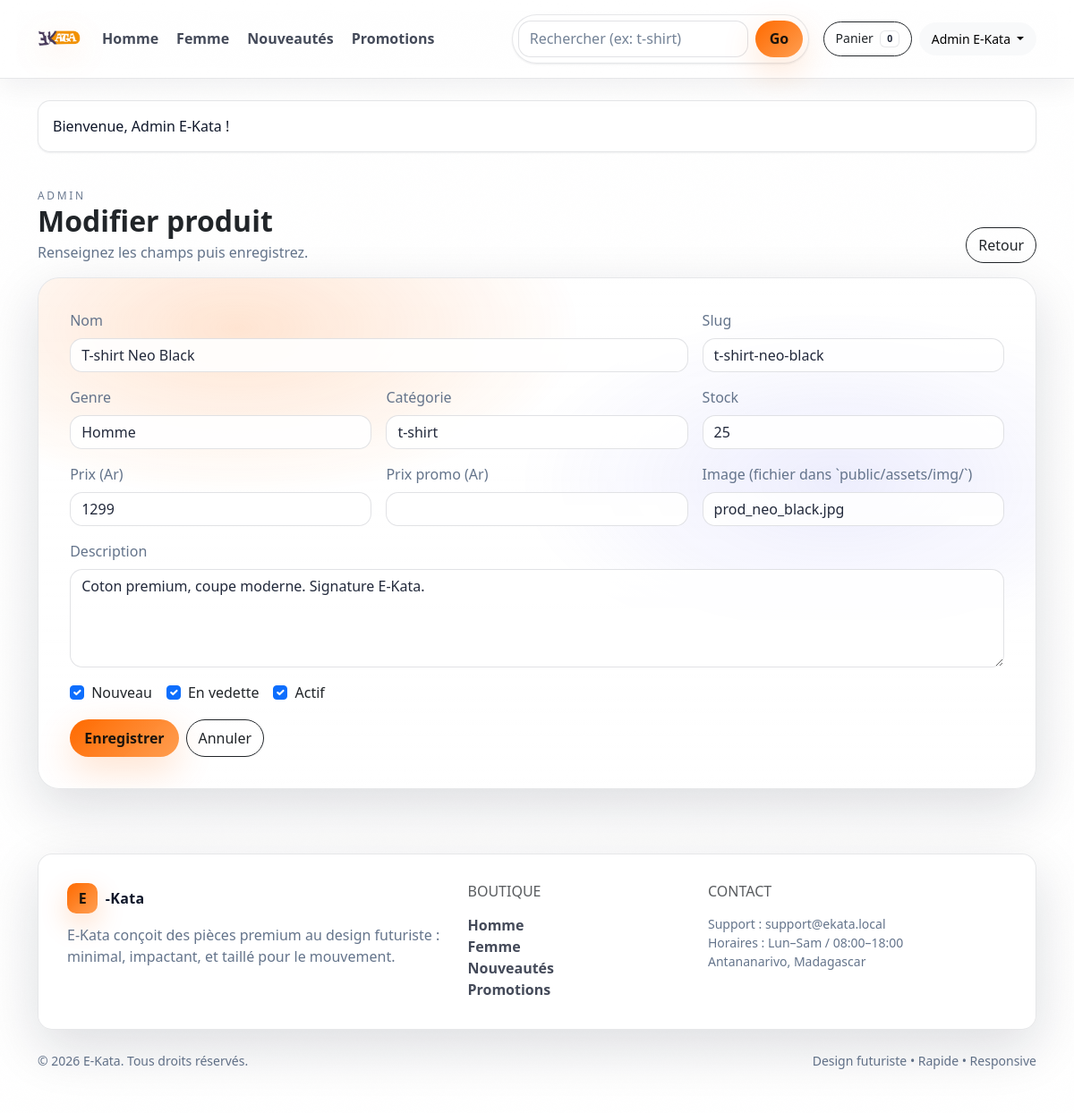
The app's page /public/index.php?c=admin&a=product_edit&id=1 (signed in) with its own data.
### tables this page shows
CREATE TABLE products (
  id INT UNSIGNED NOT NULL AUTO_INCREMENT,
  name VARCHAR(200) NOT NULL,
  slug VARCHAR(220) NOT NULL,
  gender ENUM('homme','femme','unisex') NOT NULL DEFAULT 'unisex',
  category VARCHAR(80) NOT NULL,  
  description TEXT NULL,
  price_cents INT UNSIGNED NOT NULL,
  promo_price_cents INT UNSIGNED NULL,
  stock INT NOT NULL DEFAULT 0,
  is_new TINYINT(1) NOT NULL DEFAULT 0,
  is_featured TINYINT(1) NOT NULL DEFAULT 0,
  image VARCHAR(255) NULL,
  is_active TINYINT(1) NOT NULL DEFAULT 1,
  created_at TIMESTAMP NOT NULL DEFAULT CURRENT_TIMESTAMP,
  updated_at TIMESTAMP NULL DEFAULT NULL ON UPDATE CURRENT_TIMESTAMP,
  PRIMARY KEY (id),
  UNIQUE KEY uniq_products_slug (slug),
  KEY idx_products_gender (gender),
  KEY idx_products_category (category),
  KEY idx_products_active (is_active)
);

### app/core/Controller.php (called while the page is built, shortened)
<?php
abstract class Controller
{
    protected function view(string $path, array $data = []): void
    {
        extract($data, EXTR_SKIP);
        require __DIR__ . '/../views/' . $path . '.php';
    }
}

### app/controllers/AdminController.php (called while the page is built, shortened)
<?php
final class AdminController extends Controller
{
    public function product_edit(): void
    {
        $id = (int)($_GET['id'] ?? 0);
        $product = $id ? Product::adminFind($id) : null;
        $this->view('admin/product_form', compact('product', 'title'));
    }
}

### public/index.php (called while the page is built, shortened)
<?php
require_once __DIR__ . '/../app/core/helpers.php';
require_once __DIR__ . '/../app/core/Database.php';
require_once __DIR__ . '/../app/core/Controller.php';
spl_autoload_register(function ($class) {
    $class = ltrim($class, '\\');
    $paths = [
        __DIR__ . '/../app/controllers/' . $class . '.php',
        __DIR__ . '/../app/models/' . $class . '.php',
        __DIR__ . '/../app/core/' . $class . '.php',
    ];
    foreach ($paths as $p) {
        if (file_exists($p)) { require_once $p; return; }
    }
});
$actionName = (string)($_GET['a'] ?? 'index');
$actionMethod = strtolower($actionName);
try {
    $controller = new $controllerClass();
    $controller->$actionMethod();
} catch (Throwable $e) {
    http_response_code(404);
    $message = $e->getMessage();
    include __DIR__ . '/../app/views/errors/404.php';
}

### app/core/helpers.php (called while the page is built, shortened)
<?php
function base_url(string $path = ''): string
{
    $path = ltrim($path, '/');
    return rtrim(BASE_URL, '/') . '/' . $path;
}
function e(string $value): string
{
    return htmlspecialchars($value, ENT_QUOTES, 'UTF-8');
}

### app/core/Database.php (called while the page is built, shortened)
<?php
final class Database
{
    private static ?PDO $pdo = null;
    public static function pdo(): PDO
    {
        $dsn = 'mysql:host=' . DB_HOST . ';dbname=' . DB_NAME . ';charset=' . DB_CHARSET;
        $pdo = new PDO($dsn, DB_USER, DB_PASS, [
            PDO::ATTR_ERRMODE => PDO::ERRMODE_EXCEPTION,
            PDO::ATTR_DEFAULT_FETCH_MODE => PDO::FETCH_ASSOC,
            PDO::ATTR_EMULATE_PREPARES => false,
        ]);
        self::$pdo = $pdo;
        return self::$pdo;
    }
}

### app/models/Product.php (called while the page is built, shortened)
<?php
final class Product
{
    public static function adminFind(int $id): ?array
    {
        $stmt = Database::pdo()->prepare("SELECT * FROM products WHERE id=:id");
        $stmt->execute([':id' => $id]);
        $row = $stmt->fetch();
        return $row ?: null;
    }
}

### app/views/admin/product_form.php (the view, shortened to what this page needs)
<?php
require __DIR__ . '/../partials/header.php';
$isEdit = !empty($product);
$action = $isEdit ? base_url('index.php?c=admin&a=product_edit&id=' . (int)$product['id']) : base_url('index.php?c=admin&a=product_new');
?>
<div class="container py-4">
  <div class="d-flex flex-column flex-lg-row justify-content-between align-items-start align-items-lg-end gap-3 mb-3 reveal">
    <div>
      <div class="eyebrow">ADMIN</div>
      <h1 class="h2 fw-bold mb-1"><?= $isEdit ? 'Modifier produit' : 'Ajouter produit' ?></h1>
      <div class="text-secondary">Renseignez les champs puis enregistrez.</div>
    </div>
    <a class="btn btn-outline-dark btn-soft" href="<?= e(base_url('index.php?c=admin&a=products')) ?>">Retour</a>
  </div>
  <div class="hero-card reveal">
    <form method="post" action="<?= e($action) ?>" class="row g-3">
      <div class="col-12 col-md-8">
        <label class="form-label text-secondary">Nom</label>
        <input class="form-control" name="name" required value="<?= e((string)($product['name'] ?? '')) ?>" placeholder="Ex: T-shirt Neo Black">
      </div>
      <div class="col-12 col-md-4">
        <label class="form-label text-secondary">Slug</label>
        <input class="form-control" name="slug" required value="<?= e((string)($product['slug'] ?? '')) ?>" placeholder="t-shirt-neo-black">
      </div>
      <div class="col-12 col-md-4">
        <label class="form-label text-secondary">Genre</label>
        <select class="form-select" name="gender" required>
          <?php $g = (string)($product['gender'] ?? 'unisex'); ?>
          <option value="homme" <?= $g==='homme'?'selected':'' ?>>Homme</option>
        </select>
      </div>
      <div class="col-12 col-md-4">
        <label class="form-label text-secondary">Catégorie</label>
        <input class="form-control" name="category" required value="<?= e((string)($product['category'] ?? '')) ?>" placeholder="t-shirt / chemise / pantalon">
      </div>
      <div class="col-12 col-md-4">
        <label class="form-label text-secondary">Stock</label>
        <input class="form-control" type="number" min="0" name="stock" required value="<?= (int)($product['stock'] ?? 0) ?>">
      </div>
      <div class="col-12 col-md-4">
        <label class="form-label text-secondary">Prix (Ar)</label>
        <input class="form-control" type="number" min="0" step="1" name="price" required value="<?= isset($product['price_cents']) ? (int)round(((int)$product['price_cents'])/100) : '' ?>">
      </div>
      <div class="col-12 col-md-4">
        <label class="form-label text-secondary">Prix promo (Ar)</label>
        <input class="form-control" type="number" min="0" step="1" name="promo_price" value="<?= isset($product['promo_price_cents']) && $product['promo_price_cents'] ? (int)round(((int)$product['promo_price_cents'])/100) : '' ?>">
      </div>
      <div class="col-12 col-md-4">
        <label class="form-label text-secondary">Image (fichier dans `public/assets/img/`)</label>
        <input class="form-control" name="image" value="<?= e((string)($product['image'] ?? '')) ?>" placeholder="prod_xxx.jpg">
      </div>
      <div class="col-12">
        <label class="form-label text-secondary">Description</label>
        <textarea class="form-control" name="description" rows="4" placeholder="Description du produit..."><?= e((string)($product['description'] ?? '')) ?></textarea>
      </div>
      <div class="col-12 d-flex flex-wrap gap-3">
        <div class="form-check">
          <input class="form-check-input" type="checkbox" name="is_new" id="is_new" <?= !empty($product['is_new']) ? 'checked' : '' ?>>
          <label class="form-check-label" for="is_new">Nouveau</label>
        </div>
        <div class="form-check">
          <input class="form-check-input" type="checkbox" name="is_featured" id="is_featured" <?= !empty($product['is_featured']) ? 'checked' : '' ?>>
          <label class="form-check-label" for="is_featured">En vedette</label>
        </div>
        <div class="form-check">
          <input class="form-check-input" type="checkbox" name="is_active" id="is_active" <?= !isset($product['is_active']) || !empty($product['is_active']) ? 'checked' : '' ?>>
          <label class="form-check-label" for="is_active">Actif</label>
        </div>
      </div>
      <div class="col-12 d-flex gap-2">
        <button class="btn btn-neo" type="submit">Enregistrer</button>
        <a class="btn btn-outline-dark btn-soft" href="<?= e(base_url('index.php?c=admin&a=products')) ?>">Annuler</a>
      </div>
    </form>
  </div>
</div>
<?php require __DIR__ . '/../partials/footer.php'; ?>

### public/assets/css/app.css (style rules this page uses)
:root { color-scheme: light; --page: #f7f7fb; --surface: #ffffff; --surface2: #fbfbfe; --text: #0f172a; --muted: #64748b; --line: rgba(15, 23, 42, 0.10); --glass: rgba(255,255,255,.78); --glass2: rgba(255,255,255,.92); --neo: #ff6a00; --neo2:#ff8a3d; --danger:#ef4444; --radius: 16px; --shadow: 0 20px 60px rgba(15, 23, 42, .14); --shadowSm: 0 1px 2px rgba(15, 23, 42, .08); --ring: 0 0 0 .25rem rgba(255, 106, 0, .18); }
html,body { height:100%; }
body { font-family: ui-sans-serif, system-ui, -apple-system, Segoe UI, Roboto, Arial, sans-serif; background: radial-gradient(1200px 600px at 70% -10%, rgba(255, 106, 0, 0.16), transparent 60%), radial-gradient(900px 500px at 10% 0%, rgba(99, 102, 241, 0.10), transparent 55%), radial-gradient(800px 500px at 10% 90%, rgba(255, 138, 61, 0.12), transparent 60%), var(--page); color: var(--text); overflow-x:hidden; }
.bg-neo { background:transparent !important; }
.btn-neo { --bs-btn-color: #1b140d; --bs-btn-bg: transparent; --bs-btn-border-color: transparent; background: linear-gradient(135deg, rgba(255, 106, 0, 1), rgba(255, 154, 74, .96)); border: 0; border-radius: 999px; padding: .55rem 1rem; font-weight: 900; box-shadow: 0 14px 40px rgba(255, 106, 0, .20); transition: transform .2s ease, filter .2s ease, box-shadow .2s ease; }
.btn-soft { border-radius:999px; padding:.45rem .8rem; }
.hero-card { padding: 2.2rem; border-radius: calc(var(--radius) + 8px); background: linear-gradient(180deg, rgba(255,255,255,.92), rgba(255,255,255,.75)); border: 1px solid var(--line); box-shadow: var(--shadow); position:relative; overflow:hidden; }
.hero-card:before { content:""; position:absolute; inset:-2px; background: radial-gradient(650px 320px at 20% 10%, rgba(255, 106, 0, .22), transparent 60%), radial-gradient(560px 300px at 80% 40%, rgba(99, 102, 241, .14), transparent 65%); opacity:.8; }
.hero-card > * { position:relative; }
.eyebrow { letter-spacing:.22em; font-size:.75rem; text-transform:uppercase; color: rgba(100,116,139,.95); }
.form-control, .form-select { background: rgba(255,255,255,.90) !important; border: 1px solid rgba(15, 23, 42, 0.12) !important; color: rgba(15, 23, 42, 0.92) !important; border-radius: 14px; }
.form-control::placeholder { color: rgba(100,116,139,.9); }
.reveal { opacity:0; transform: translateY(14px); transition: opacity .6s ease, transform .6s ease; }
.reveal.is-in { opacity:1; transform: translateY(0); }
.text-secondary { color: var(--muted) !important; }

### records on screen
products: name "T-shirt Neo Black", slug "t-shirt-neo-black", gender "Homme", category "t-shirt", stock "25", price "1299", image "prod_neo_black.jpg", description "Coton premium, coupe moderne. Signature E-Kata.", is_new "☑", is_featured "☑", is_active "☑"

### other values on screen
cart_count() "0"
$user['name'] "Admin E-Kata"
$flash['message'] "Bienvenue, Admin E-Kata !"
